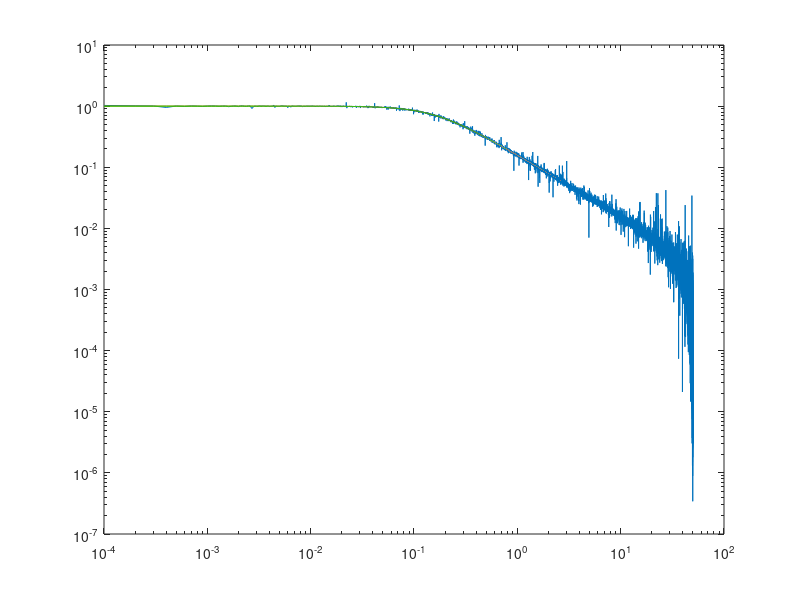

MATLAB code for this plot:
t=0:0.01:10000;
t=t';
N=length(t);
%%
u=randn(N,1);
%plot(t,u);shg
%%
T1=tf(1,[1 1])
y=lsim(T1,u,t);
U=fft(u);
Y=fft(y);
U((N+1)/2:(N+1)/2+1)
Fs=1/t(2);
Ts=1/Fs;
%%
Fn=Fs/2;
f=linspace(0,Fn,(N+1)/2);
w=2*pi*f;
G=1./(1+1j*w);
%figure
hold off
loglog(f,abs(Y(1:(N+1)/2)./U(1:(N+1)/2)))
hold on
loglog(f,abs(G),'r')
%%
[mag,pha]=bode(T1,w);
mag=squeeze(mag);
pha=squeeze(pha);
loglog(f,mag,'g')
